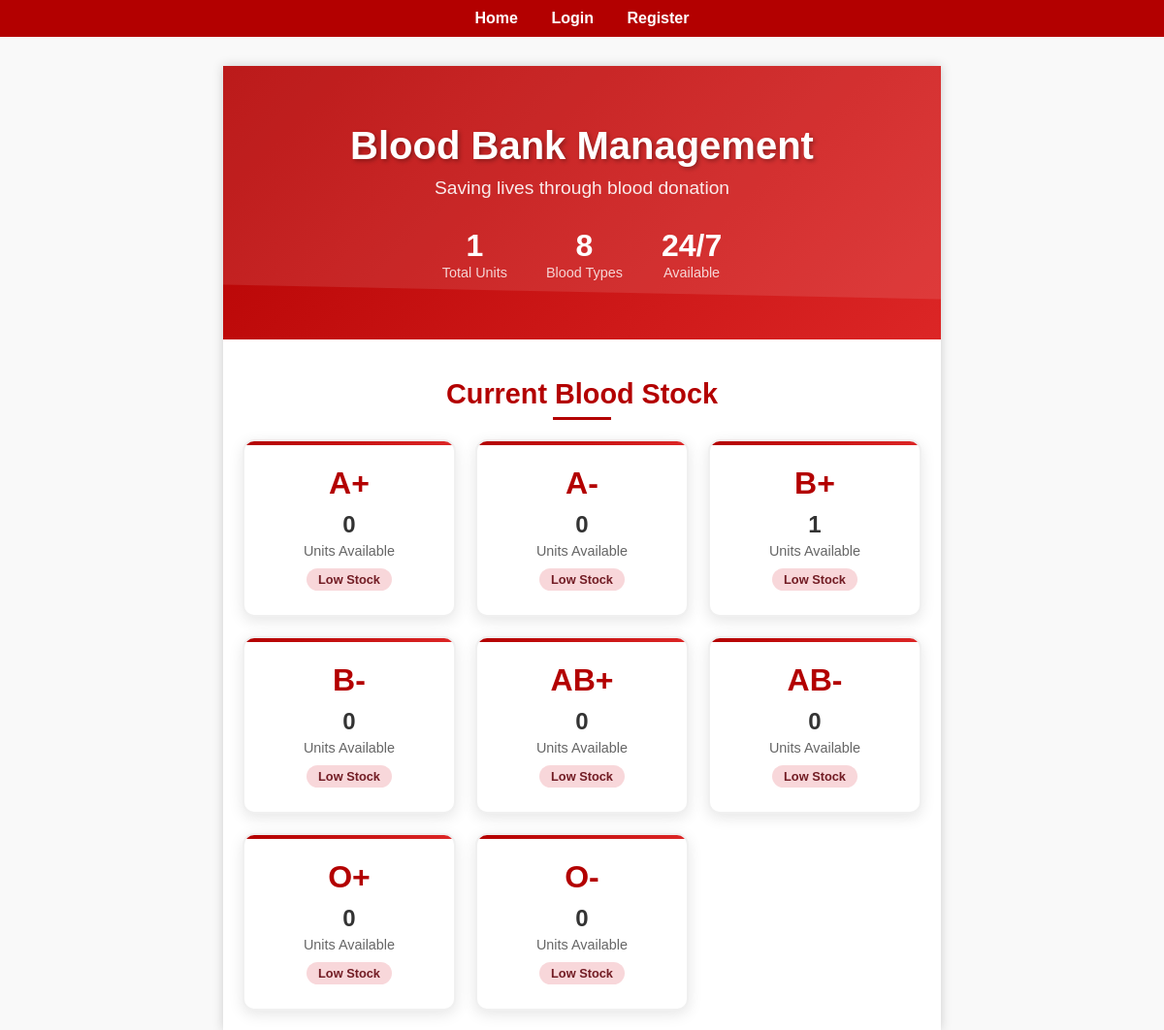
The page / on the database its author committed.
### tables this page shows
CREATE TABLE blood_stock (
            blood_type TEXT PRIMARY KEY,
            units INTEGER NOT NULL
        );

### app.py (the view)
@app.route('/')
def home():
    conn = sqlite3.connect('blood_bank.db')
    c = conn.cursor()
    c.execute("SELECT * FROM blood_stock")
    stock = c.fetchall()
    conn.close()
    return render_template('home.html', stock=stock)

### templates/home.html
{% extends "base.html" %}
{% block content %}
<div class="hero-section">
    <div class="hero-content">
        <h1 class="hero-title">Blood Bank Management</h1>
        <p class="hero-subtitle">Saving lives through blood donation</p>
        <div class="hero-stats">
            <div class="stat-item">
                <span class="stat-number">{{ stock|sum(attribute=1) }}</span>
                <span class="stat-label">Total Units</span>
            </div>
            <div class="stat-item">
                <span class="stat-number">8</span>
                <span class="stat-label">Blood Types</span>
            </div>
            <div class="stat-item">
                <span class="stat-number">24/7</span>
                <span class="stat-label">Available</span>
            </div>
        </div>
    </div>
</div>
<div class="stock-section">
    <h2 class="section-title">Current Blood Stock</h2>
    <div class="stock-grid">
        {% for b in stock %}
        <div class="blood-card">
            <div class="blood-type">{{ b[0] }}</div>
            <div class="blood-units">{{ b[1] }}</div>
            <div class="units-label">Units Available</div>
            {% if b[1] >= 10 %}
                <span class="status-indicator status-high">High Stock</span>
            {% elif b[1] >= 5 %}
                <span class="status-indicator status-medium">Medium Stock</span>
            {% else %}
                <span class="status-indicator status-low">Low Stock</span>
            {% endif %}
        </div>
        {% endfor %}
    </div>
</div>
{% endblock %}

### templates/base.html (shortened to what this page needs)
<!DOCTYPE html>
<html lang="en">
<head>
    <link rel="stylesheet" href="{{ url_for('static', filename='style.css') }}">
</head>
<body>
    <div class="nav">
        <a href="{{ url_for('home') }}">Home</a>
        {% if session.get('user_id') %}
            <a href="{{ url_for('dashboard') }}">Dashboard</a>
            <a href="{{ url_for('logout') }}">Logout</a>
        {% elif session.get('admin') %}
            <a href="{{ url_for('admin_dashboard') }}">Admin Panel</a>
            <a href="{{ url_for('logout') }}">Logout</a>
        {% else %}
            <a href="{{ url_for('login') }}">Login</a>
            <a href="{{ url_for('register') }}">Register</a>
        {% endif %}
    </div>
    <div class="container">
        {% block content %}{% endblock %}
    </div>
</body>
</html>

### static/style.css (style rules this page uses)
body { font-family: Arial, sans-serif; background: #f9f9f9; margin: 0; padding: 0; }
.nav { background-color: #b30000; padding: 10px; text-align: center; }
.nav a { color: white; margin: 0 15px; text-decoration: none; font-weight: bold; }
.container { padding: 20px; max-width: 700px; margin: auto; background-color: #fff; box-shadow: 0 0 10px #ccc; margin-top: 30px; }
h2 { text-align: center; color: #b30000; }
.hero-section { background: linear-gradient(135deg, #b30000, #dc2626); color: white; text-align: center; padding: 60px 20px; margin: -20px -20px 30px -20px; position: relative; overflow: hidden; }
.hero-section::before { content: ''; position: absolute; top: 0; left: 0; right: 0; bottom: 0; background-size: cover; }
.hero-content { position: relative; z-index: 1; }
.hero-title { font-size: 2.5em; margin: 0 0 10px 0; text-shadow: 2px 2px 4px rgba(0,0,0,0.3); }
.hero-subtitle { font-size: 1.2em; margin: 0 0 20px 0; opacity: 0.9; }
.hero-stats { display: flex; justify-content: center; gap: 40px; margin-top: 30px; flex-wrap: wrap; }
.stat-item { text-align: center; }
.stat-number { font-size: 2em; font-weight: bold; display: block; }
.stat-label { font-size: 0.9em; opacity: 0.8; }
.stock-section { margin-top: 40px; }
.section-title { color: #b30000; font-size: 1.8em; text-align: center; margin-bottom: 30px; position: relative; }
.section-title::after { content: ''; width: 60px; height: 3px; background: #b30000; position: absolute; bottom: -10px; left: 50%; transform: translateX(-50%); }
.stock-grid { display: grid; grid-template-columns: repeat(auto-fit, minmax(200px, 1fr)); gap: 20px; margin-top: 30px; }
.blood-card { background: white; border-radius: 12px; padding: 25px; text-align: center; box-shadow: 0 4px 15px rgba(0,0,0,0.1); border: 2px solid #f0f0f0; transition: all 0.3s ease; position: relative; overflow: hidden; }
.blood-card::before { content: ''; position: absolute; top: 0; left: 0; right: 0; height: 4px; background: linear-gradient(90deg, #b30000, #dc2626); }
.blood-type { font-size: 2em; font-weight: bold; color: #b30000; margin-bottom: 10px; }
.blood-units { font-size: 1.5em; font-weight: bold; color: #333; margin-bottom: 5px; }
.units-label { color: #666; font-size: 0.9em; }
.status-indicator { display: inline-block; padding: 4px 12px; border-radius: 20px; font-size: 0.8em; font-weight: bold; margin-top: 10px; }
.status-low { background: #f8d7da; color: #721c24; }

### rows shown on the page
blood_stock: blood_type "A+", units "0", shows "Low Stock"
blood_stock: blood_type "A-", units "0", shows "Low Stock"
blood_stock: blood_type "B+", units "1", shows "Low Stock"
blood_stock: blood_type "B-", units "0", shows "Low Stock"
blood_stock: blood_type "AB+", units "0", shows "Low Stock"
blood_stock: blood_type "AB-", units "0", shows "Low Stock"
blood_stock: blood_type "O+", units "0", shows "Low Stock"
blood_stock: blood_type "O-", units "0", shows "Low Stock"

### other values the page prints
{{ stock|sum(attribute=1) }} "1"
